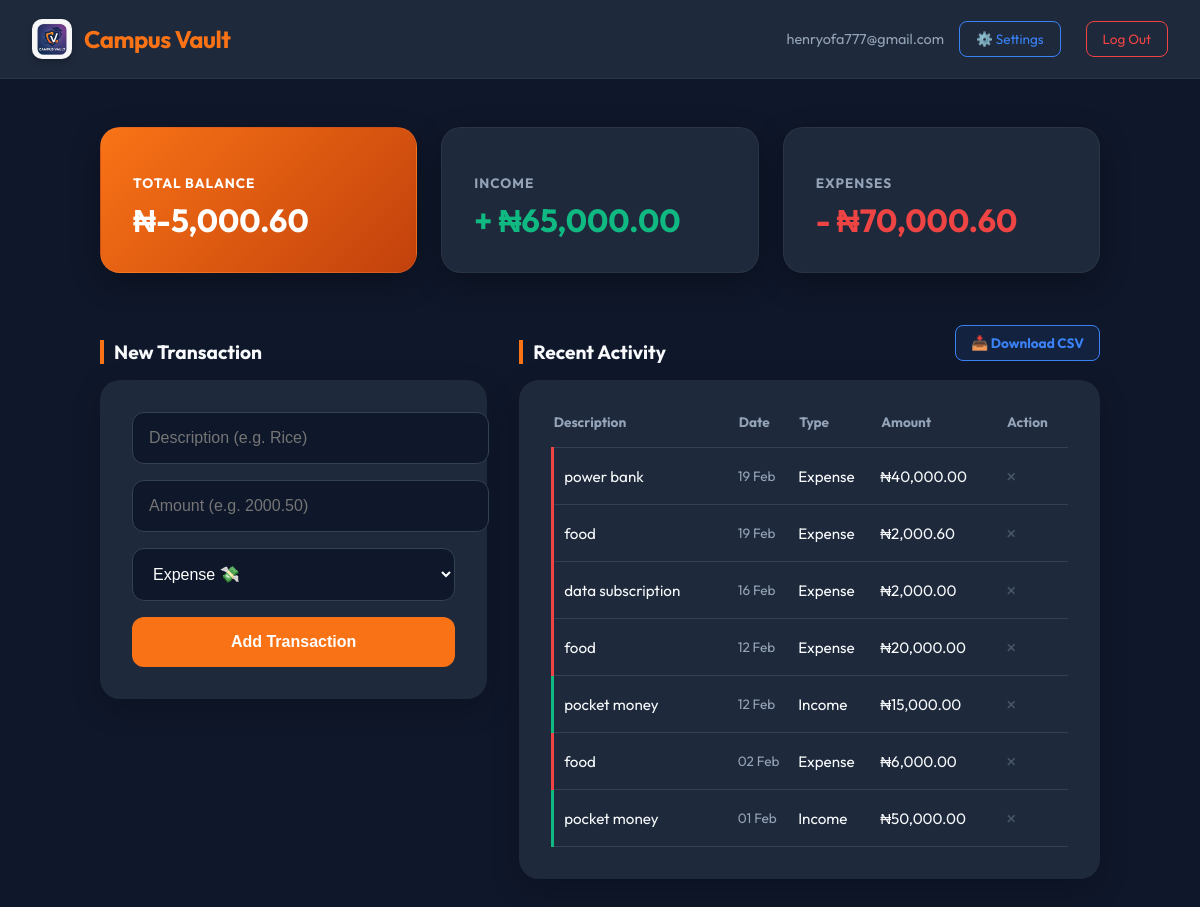
Screenshot of / (signed in) with the database file from the repository.
### app.py (models this page shows)
class User(UserMixin, db.Model):
    id = db.Column(db.Integer, primary_key=True)
    username = db.Column(db.String(150), unique=True, nullable=False)
    password = db.Column(db.String(150), nullable=False)
    budget = db.Column(db.Float, default=5000.0)
    transactions = db.relationship('Transaction', backref='owner', lazy=True)

class Transaction(db.Model):
    id = db.Column(db.Integer, primary_key=True)
    description = db.Column(db.String(100), nullable=False)
    amount = db.Column(db.Float, nullable=False)
    type = db.Column(db.String(10), nullable=False)  # 'Income' or 'Expense'
    date = db.Column(db.DateTime, default=datetime.utcnow)
    user_id = db.Column(db.Integer, db.ForeignKey('user.id'), nullable=False)

### app.py (the view)
@app.route('/')
@login_required
def index():
    now = datetime.now()
    all_transactions = Transaction.query.filter_by(
        user_id=current_user.id).order_by(Transaction.date.desc()).all()
    monthly_transactions = [
        t for t in all_transactions if t.date.month == now.month and t.date.year == now.year]
    total_income = sum(
        t.amount for t in monthly_transactions if t.type == 'Income')
    total_expense = sum(
        t.amount for t in monthly_transactions if t.type == 'Expense')
    balance = total_income - total_expense
    return render_template('index.html',
                           user=current_user,
                           transactions=monthly_transactions,
                           balance=balance,
                           income=total_income,
                           expenses=total_expense)

### app.py (called while the page is built)
@login_manager.user_loader
def load_user(user_id):
    return User.query.get(int(user_id))

### templates/index.html (shortened to what this page needs)
<!DOCTYPE html>
<html lang="en">
<head>
    <link rel="stylesheet" href="{{ url_for('static', filename='style.css') }}">
</head>
<body>
    <nav>
        <div class="nav-brand">
            <img src="{{ url_for('static', filename='logo.png') }}" alt="Logo" class="logo-img">
            <h2>Campus Vault</h2>
        </div>
        <div class="nav-user">
            <span class="user-name">{{ current_user.username }}</span>
            <a href="/settings" class="logout-btn"
                style="background: transparent; border: 1px solid #3b82f6; color: #3b82f6; margin-right: 10px;">⚙️
                Settings</a>
            <a href="/logout" class="logout-btn">Log Out</a>
        </div>
    </nav>
    <div class="container">
        <div class="dashboard">
            <div class="card balance">
                <h3>Total Balance</h3>
                <p>₦{{ "{:,.2f}".format(balance) }}</p>
            </div>
            <div class="card">
                <h3>Income</h3>
                <p style="color: #10b981;">+ ₦{{ "{:,.2f}".format(income) }}</p>
            </div>
            <div class="card">
                <h3>Expenses</h3>
                <p style="color: #ef4444;">- ₦{{ "{:,.2f}".format(expenses) }}</p>
            </div>
        </div>
        <div class="content-grid">
            <div class="form-section">
                <h3 class="section-title">New Transaction</h3>
                <div class="form-container">
                    <form action="/add" method="POST">
                        <input type="text" name="description" placeholder="Description (e.g. Rice)" required>
                        <input type="number" name="amount" placeholder="Amount (e.g. 2000.50)" step="0.01" required>
                        <select name="type">
                            <option value="Expense">Expense 💸</option>
                        </select>
                        <button type="submit">Add Transaction</button>
                    </form>
                </div>
            </div>
            <div class="history-section">
                <div style="display: flex; justify-content: space-between; align-items: center; margin-bottom: 1rem;">
                    <h3 class="section-title" style="margin-bottom: 0;">Recent Activity</h3>
                    <a href="/export" class="export-btn">📥 Download CSV</a>
                </div>
                <div class="history">
                    <table>
                        <thead>
                            <tr>
                                <th>Description</th>
                                <th>Date</th>
                                <th>Type</th>
                                <th>Amount</th>
                                <th>Action</th>
                            </tr>
                        </thead>
                        <tbody>
                            {% if transactions|length > 0 %}
                            {% for t in transactions %}
                            <tr class="{{ t.type }}">
                                <td>{{ t.description }}</td>
                                <td style="color: #94a3b8; font-size: 0.85rem;">{{ t.date.strftime('%d %b') }}</td>
                                <td>{{ t.type }}</td>
                                <td>₦{{ "{:,.2f}".format(t.amount) }}</td>
                                <td><a href="/delete/{{ t.id }}" class="delete-btn">&times;</a></td>
                            </tr>
                            {% endfor %}
                            {% else %}
                            <tr>
                                <td colspan="5" style="text-align:center; color: #64748b; padding: 20px;">
                                    No transactions yet. Start saving! 🚀
                                </td>
                            </tr>
                            {% endif %}
                        </tbody>
                    </table>
                </div>
            </div>
        </div>
    </div>
</body>
</html>

### static/style.css (style rules this page uses)
:root { --bg-color: #0f172a; --card-bg: #1e293b; --text-main: #f8fafc; --text-muted: #94a3b8; --accent: #f97316; --accent-hover: #ea580c; --danger: #ef4444; --success: #10b981; }
body { font-family: 'Outfit', sans-serif; background-color: var(--bg-color); color: var(--text-main); margin: 0; min-height: 100vh; }
nav { background-color: var(--card-bg); padding: 1.2rem 2rem; display: flex; justify-content: space-between; align-items: center; border-bottom: 1px solid rgba(255, 255, 255, 0.05); }
nav h2 { margin: 0; font-size: 1.5rem; color: var(--accent); letter-spacing: -0.5px; }
.nav-user { display: flex; align-items: center; gap: 15px; }
.user-name { color: var(--text-muted); font-size: 0.9rem; }
.logout-btn { background: transparent; border: 1px solid var(--danger); color: var(--danger); padding: 0.5rem 1rem; border-radius: 8px; text-decoration: none; font-size: 0.85rem; transition: all 0.3s; }
.container { max-width: 1000px; margin: 3rem auto; padding: 0 1.5rem; }
.dashboard { display: grid; grid-template-columns: repeat(auto-fit, minmax(250px, 1fr)); gap: 1.5rem; margin-bottom: 3rem; }
.card { background: var(--card-bg); padding: 2rem; border-radius: 20px; text-align: left; position: relative; overflow: hidden; box-shadow: 0 10px 30px rgba(0, 0, 0, 0.3); border: 1px solid rgba(255, 255, 255, 0.05); }
.card h3 { font-size: 0.85rem; color: var(--text-muted); margin-bottom: 0.5rem; text-transform: uppercase; letter-spacing: 1px; }
.card p { font-size: 2rem; font-weight: 700; margin: 0; color: white; }
.card.balance { background: linear-gradient(135deg, var(--accent), #c2410c); }
.card.balance h3, .card.balance p { color: white; }
.section-title { font-size: 1.2rem; margin-bottom: 1rem; color: var(--text-main); border-left: 4px solid var(--accent); padding-left: 10px; }
.content-grid { display: grid; grid-template-columns: 1fr 1.5fr; gap: 2rem; }
.form-container, .history { background: var(--card-bg); padding: 2rem; border-radius: 20px; box-shadow: 0 10px 30px rgba(0, 0, 0, 0.2); }
input, select { width: 100%; background: #0f172a; border: 1px solid #334155; color: white; padding: 1rem; margin-bottom: 1rem; border-radius: 12px; font-size: 1rem; outline: none; transition: border 0.3s; }
button { width: 100%; background-color: var(--accent); color: white; padding: 1rem; border: none; border-radius: 12px; font-weight: 600; font-size: 1rem; cursor: pointer; transition: transform 0.2s, background 0.2s; }
table { width: 100%; border-collapse: collapse; }
th { text-align: left; color: var(--text-muted); padding-bottom: 1rem; border-bottom: 1px solid #334155; font-size: 0.85rem; }
td { padding: 1rem 0; border-bottom: 1px solid #334155; color: var(--text-main); font-size: 0.95rem; }
.delete-btn { color: #475569; text-decoration: none; font-size: 1.2rem; transition: color 0.2s; }
.Income td:first-child { border-left: 3px solid var(--success); padding-left: 10px; }
.Expense td:first-child { border-left: 3px solid var(--danger); padding-left: 10px; }
.nav-brand { display: flex; align-items: center; gap: 12px; }
.logo-img { width: 40px; height: 40px; border-radius: 10px; object-fit: cover; box-shadow: 0 4px 6px rgba(0, 0, 0, 0.2); }
.export-btn { background-color: rgba(59, 130, 246, 0.1); color: #3b82f6; padding: 8px 15px; border: 1px solid #3b82f6; border-radius: 8px; text-decoration: none; font-size: 0.85rem; font-weight: bold; transition: all 0.3s ease; }

### rows the page displays
User: username "henryofa777@gmail.com"
Transaction: description "power bank", date "19 Feb", type "Expense", amount "40,000.00"
Transaction: description "food", date "19 Feb", type "Expense", amount "2,000.60"
Transaction: description "data subscription", date "16 Feb", type "Expense", amount "2,000.00"
Transaction: description "food", date "12 Feb", type "Expense", amount "20,000.00"
Transaction: description "pocket money", date "12 Feb", type "Income", amount "15,000.00"
Transaction: description "food", date "02 Feb", type "Expense", amount "6,000.00"
Transaction: description "pocket money", date "01 Feb", type "Income", amount "50,000.00"

### other values shown
{{ "{:,.2f}".format(balance) }} "-5,000.60"
{{ "{:,.2f}".format(income) }} "65,000.00"
{{ "{:,.2f}".format(expenses) }} "70,000.60"
